Frame 1 (no input): blank canvas, image omitted
Frame 60 (the mouse pressed at the canvas centre just before this capture): blank canvas, image omitted
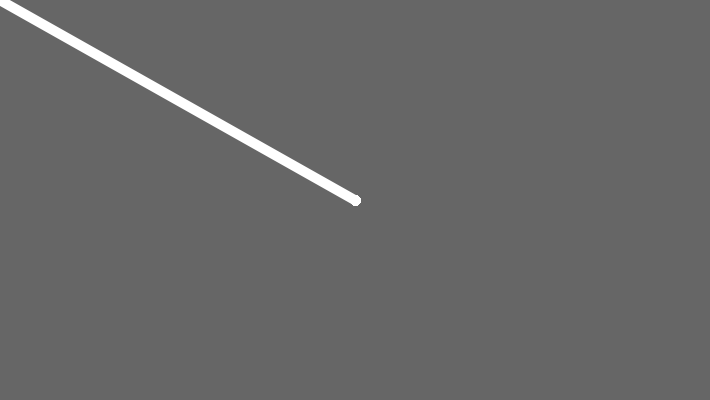
Frame 120 (the mouse held since frame 60 and released just before this capture)

The Processing sketch whose frames 1 and 60 were blank and that drew this single picture after the mouse press (run headless with seeded random() and noise(); from frame 60 on, the mouse is pressed at the canvas centre):

// Processing sketch: sketch_02_Drawing_with_the_Mouse
// ── sketch_02_Drawing_with_the_Mouse.pde
void setup() {
  size(710, 400);
  background(102);
}

void draw() {
  strokeWeight(10);
  stroke(255);
  if (mousePressed == true) {
    line(mouseX, mouseY, pmouseX, pmouseY);
  }
}
